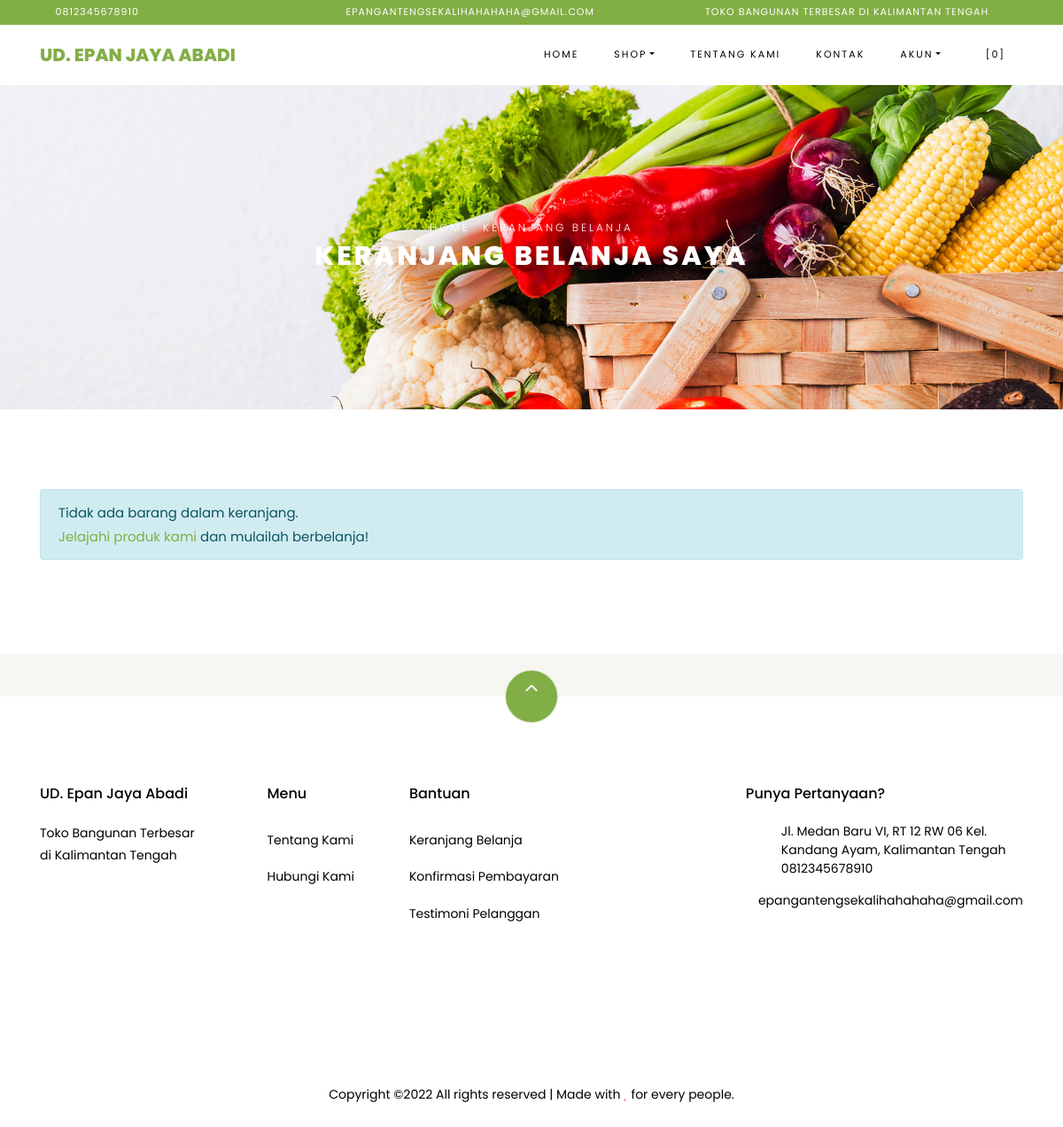
The app's page /index.php/shop/cart with its own data.
### tables this page shows
CREATE TABLE `settings` (
  `id` int(10) NOT NULL,
  `key` varchar(32) NOT NULL,
  `content` text NOT NULL
);

### application/helpers/themes_helper.php (called while the page is built, shortened)
<?php
if ( ! function_exists('get_theme_name'))
{
    function get_theme_name() {
        $current_theme = get_settings('current_theme_name');
        return ($current_theme) ? $current_theme : false;
    }
}
if ( ! function_exists('get_template_part'))
{
    function get_template_part($file_name = null, $params = array()) {
        if ($file_name !== '') {
            $current_theme = get_theme_name();
            if ( file_exists($file_location = VIEWPATH .'themes/'. $current_theme .'/'. $file_name .'.php')) {
                $CI =& get_instance();
                $CI->load->view('themes/'. $current_theme .'/'. $file_name, $params);
            }
            else {
                echo '<div>Kesalahan: berkas tema <b>'. $file_name .'.php</b> tidak ditemukan.<br>Lokasi berkas: <b>'. $file_location .'</b></div>';
            }
        }
    }
}
if ( ! function_exists('get_header'))
{
    function get_header($params = null, $section = '', $current_section = '') {
        $load_params = array();
        if ( is_null($params)) {
            $load_params['title'] = get_settings('site_name');
        }
        else if ( is_string($params)) {
            $load_params['title'] = $params;
        }
        $load_params['sidebar_section'] = $section;
        $load_params['current_section'] = $current_section;
        get_template_part('header', $load_params);
    }
}
if ( ! function_exists('get_footer'))
{
    function get_footer($params = array()) {
        get_template_part('footer', $params);
    }
}
if ( ! function_exists('get_theme_uri'))
{
    function get_theme_uri($file_name = null, $theme_name = NULL)
    {
        $theme_name = ($theme_name == NULL) ? get_theme_name() : $theme_name;
        return is_null($file_name) ? base_url('assets/themes/'. $theme_name .'/') : base_url('assets/themes/'. $theme_name .'/'. $file_name) ;
    }
}

### application/controllers/Shop.php (called while the page is built, shortened)
<?php
class Shop extends CI_Controller {
    public function cart()
    {
        $cart['carts'] = $this->cart->contents();
        $cart['total_cart'] = $this->cart->total();
        $ongkir = ($cart['total_cart'] >= get_settings('min_shop_to_free_shipping_cost')) ? 0 : get_settings('shipping_cost');
        $cart['total_price'] = $cart['total_cart'] + $ongkir;
        get_header('Keranjang Belanja');
        get_template_part('shop/cart', $cart);
        get_footer();
    }
}

### index.php (called while the page is built, shortened)
<?php
require_once BASEPATH . 'core/CodeIgniter.php';

### application/helpers/global_helper.php (called while the page is built, shortened)
<?php
if (!function_exists('get_settings')) {
    function get_settings($key = '')
    {
        $CI = &get_instance();
        $row = $CI->db
            ->select('content')
            ->where('key', $key)
            ->get('settings')
            ->row();
        return $row->content;
    }
}
if (!function_exists('get_store_name')) {
    function get_store_name()
    {
        return get_settings('store_name');
    }
}

### application/helpers/session_helper.php (called while the page is built, shortened)
<?php
if (!function_exists('init')) {
    function init()
    {
        $CI = &get_instance();
        return $CI;
    }
}
if (!function_exists('session_data')) {
    function session_data()
    {
        $CI = init();
        $read_session_in_cookie = get_cookie('__ACTIVE_SESSION_DATA');
        $read_session_in_session = $CI->session->userdata('__ACTIVE_SESSION_DATA');
        if ($read_session_in_cookie) {
            $read_data = $CI->encryption->decrypt($read_session_in_cookie);
            $read_data = json_decode($read_data);
            return $read_data;
        } else if ($read_session_in_session) {
            $read_data = $CI->encryption->decrypt($read_session_in_session);
            $read_data = json_decode($read_data);
            return $read_data;
        } else {
            $default_session = new stdClass();
            $default_session->is_login = FALSE;
            $default_session->user_id = 0;
            $default_session->login_at = 0;
            $default_session->remember_me = FALSE;
            return $default_session;
        }
    }
}

### application/views/themes/vegefoods/shop/cart.php (the view, shortened to what this page needs)
<div class="hero-wrap hero-bread" style="background-image: url('<?php echo get_theme_uri('images/bg_1.jpg'); ?>');">
    <div class="container">
      <div class="row no-gutters slider-text align-items-center justify-content-center">
        <div class="col-md-9 ftco-animate text-center">
            <p class="breadcrumbs"><span class="mr-2"><?php echo anchor(base_url(), 'Home'); ?></span> <span>Keranjang Belanja</span></p>
          <h1 class="mb-0 bread">Keranjang Belanja Saya</h1>
        </div>
      </div>
    </div>
  </div>
  <section class="ftco-section ftco-Keranjang Belanja">
          <div class="container">
          <?php if ( count($carts) > 0) : ?>
            <form action="<?php echo site_url('shop/checkout'); ?>" method="POST">
              <div class="row">
              <div class="col-md-12 ftco-animate">
                  <div class="cart-list">
                      <table class="table">
                          <thead class="thead-primary">
                            <tr class="text-center">
                              <th>&nbsp;</th>
                              <th>&nbsp;</th>
                              <th>Produk</th>
                              <th>Harga</th>
                              <th>Kuantitas</th>
                              <th>Sub Total</th>
                            </tr>
                          </thead>
                          <tbody>
                              <?php foreach ($carts as $item) : ?>
                            <tr class="text-center cart-<?php echo $item['rowid']; ?>">
                              <td class="product-remove"><a href="#" class="remove-item" data-rowid="<?php echo $item['rowid']; ?>"><span class="ion-ios-close"></span></a></td>
                              <td class="image-prod"><div class="img img-fluid rounded" style="background-image:url(<?php echo get_product_image($item['id']); ?>);"></div></td>
                              <td class="product-name">
                                  <h3><?php echo $item['name']; ?></h3>
                              </td>
                              <td class="price">Rp <?php echo format_rupiah($item['price']); ?></td>
                              <td class="quantity">
                                  <div class="input-group mb-3">
                                   <input type="text" name="quantity[<?php echo $item['rowid']; ?>]" class="quantity form-control input-number" value="<?php echo $item['qty']; ?>" min="1" max="100">
                                </div>
                            </td>
                              <td class="total">Rp <?php echo format_rupiah($item['subtotal']); ?></td>
                            </tr>
                              <?php endforeach; ?>
                          </tbody>
                        </table>
                    </div>
              </div>
          </div>
          <div class="row justify-content-end">
              <div class="col-lg-4 mt-5 cart-wrap ftco-animate">
                  <div class="cart-total mb-3">
                      <h3>Kode Kupon</h3>
                      <p>Punya kode kupon? Gunakan kupon kamu untuk mendapatkan potongan harga menarik</p>
                <div class="form-group">
                    <label for="code">Kode:</label>
                  <input id="code" name="coupon_code" type="text" class="form-control text-left px-3" placeholder="">
                </div>
                  </div>
              </div>
              <div class="col-lg-4 mt-5 cart-wrap ftco-animate">
                  <div class="cart-total mb-3">
                      <h3>Rincian Keranjang</h3>
                      <p class="d-flex">
                          <span>Subtotal</span>
                          <span class="n-subtotal font-weight-bold">Rp <?php echo format_rupiah($total_cart); ?></span>
                      </p>
                      <p class="d-flex">
                          <span>Biaya pengiriman</span>
                          <?php if ( $total_cart >= get_settings('min_shop_to_free_shipping_cost')) : ?>
                          <span class="n-ongkir font-weight-bold">Gratis</span>
                          <?php else : ?>
                            <span class="n-ongkir font-weight-bold">Rp <?php echo format_rupiah(get_settings('shipping_cost')); ?></span>
                          <?php endif; ?>
                      </p>
                      <hr>
                      <p class="d-flex total-price">
                          <span>Total</span>
                          <span class="n-total font-weight-bold">Rp <?php echo format_rupiah($total_price); ?></span>
                      </p>
                  </div>
                  <p><button type="submit" class="btn btn-primary py-3 px-4">Checkout</button></p>
              </div>
          </div>
          </form>
          <?php else : ?>
            <div class="row">
              <div class="col-md-12 ftco-animate">
                <div class="alert alert-info">Tidak ada barang dalam keranjang.<br><?php echo anchor('browse', 'Jelajahi produk kami'); ?> dan mulailah berbelanja!</div>
              </div>
            </div>
          <?php endif; ?>
          </div>
      </section>

### application/views/themes/vegefoods/header.php (shortened to what this page needs)
?><!DOCTYPE html>
<html lang="en">
  <head>
    <link rel="stylesheet" href="<?php echo get_theme_uri('css/open-iconic-bootstrap.min.css'); ?>">
    <link rel="stylesheet" href="<?php echo get_theme_uri('css/animate.css'); ?>">
    <link rel="stylesheet" href="<?php echo get_theme_uri('css/owl.carousel.min.css'); ?>">
    <link rel="stylesheet" href="<?php echo get_theme_uri('css/owl.theme.default.min.css'); ?>">
    <link rel="stylesheet" href="<?php echo get_theme_uri('css/magnific-popup.css'); ?>">
    <link rel="stylesheet" href="<?php echo get_theme_uri('css/aos.css'); ?>">
	<link rel="stylesheet" href="<?php echo get_theme_uri('css/ionicons.min.css'); ?>">
	<link rel="stylesheet" href="<?php echo get_theme_uri('js/plugins/@fortawesome/fontawesome-free/css/all.min.css', 'argon'); ?>">
    <link rel="stylesheet" href="<?php echo get_theme_uri('css/bootstrap-datepicker.css'); ?>">
    <link rel="stylesheet" href="<?php echo get_theme_uri('css/jquery.timepicker.css'); ?>">
    <link rel="stylesheet" href="<?php echo get_theme_uri('css/flaticon.css'); ?>">
    <link rel="stylesheet" href="<?php echo get_theme_uri('css/icomoon.css'); ?>">
	<link rel="stylesheet" href="<?php echo get_theme_uri('css/style.css'); ?>">
	<link rel="stylesheet" href="<?php echo base_url('assets/plugins/toastr/toastr.min.css'); ?>">
  </head>
  <body class="goto-here">
		<div class="py-1 bg-primary">
    	<div class="container">
    		<div class="row no-gutters d-flex align-items-start align-items-center px-md-0">
	    		<div class="col-lg-12 d-block">
		    		<div class="row d-flex">
		    			<div class="col-md pr-4 d-flex topper align-items-center">
					    	<div class="icon mr-2 d-flex justify-content-center align-items-center"><span class="icon-phone2"></span></div>
						    <span class="text"><?php echo get_settings('store_phone_number'); ?></span>
					    </div>
					    <div class="col-md pr-4 d-flex topper align-items-center">
					    	<div class="icon mr-2 d-flex justify-content-center align-items-center"><span class="icon-paper-plane"></span></div>
						    <span class="text"><?php echo get_settings('store_email'); ?></span>
					    </div>
					    <div class="col-md-5 pr-4 d-flex topper align-items-center text-lg-right">
						    <span class="text"><?php echo get_settings('store_tagline'); ?></span>
					    </div>
				    </div>
			    </div>
		    </div>
		  </div>
    </div>
    <nav class="navbar navbar-expand-lg navbar-dark ftco_navbar bg-dark ftco-navbar-light" id="ftco-navbar">
	    <div class="container">
	      <a class="navbar-brand" href="<?php echo base_url(); ?>"><?php echo get_store_name(); ?></a>
	      <div class="collapse navbar-collapse" id="ftco-nav">
	        <ul class="navbar-nav ml-auto">
	          <li class="nav-item active"><a href="<?php echo base_url(); ?>" class="nav-link">Home</a></li>
	          <li class="nav-item dropdown">
              <a class="nav-link dropdown-toggle" href="#" id="dropdown04" data-toggle="dropdown" aria-haspopup="true" aria-expanded="false">Shop</a>
            </li>
	          <li class="nav-item"><a href="<?php echo site_url('pages/about'); ?>" class="nav-link">Tentang Kami</a></li>
              <li class="nav-item"><a href="<?php echo site_url('pages/contact'); ?>" class="nav-link">Kontak</a></li>
              <li class="nav-item dropdown">
              <a class="nav-link dropdown-toggle" href="#" id="dropdown05" data-toggle="dropdown" aria-haspopup="true" aria-expanded="false">Akun</a>
            </li>
	          <li class="nav-item cta cta-colored"><a href="<?php echo site_url('shop/cart'); ?>" class="nav-link"><span class="icon-shopping_cart"></span>[<span class="cart-item-total">0</span>]</a></li>
	        </ul>
	      </div>
	    </div>
	  </nav>

### application/views/themes/vegefoods/footer.php (shortened to what this page needs)
<section class="ftco-section ftco-no-pt ftco-no-pb py-5 bg-light">
    <div class="container py-4">
    </div>
  </section>
  <footer class="ftco-footer ftco-section">
    <div class="container">
        <div class="row">
            <div class="mouse">
                      <a href="#" class="mouse-icon">
                          <div class="mouse-wheel"><span class="ion-ios-arrow-up"></span></div>
                      </a>
                  </div>
        </div>
      <div class="row mb-5">
        <div class="col-md">
          <div class="ftco-footer-widget mb-4">
            <h2 class="ftco-heading-2"><?php echo get_store_name(); ?></h2>
            <p><?php echo get_settings('store_description'); ?></p>
            <ul class="ftco-footer-social list-unstyled float-md-left float-lft mt-5">
            </ul>
          </div>
        </div>
        <div class="col-md">
          <div class="ftco-footer-widget mb-4 ml-md-5">
            <h2 class="ftco-heading-2">Menu</h2>
            <ul class="list-unstyled">
              <li><a href="<?php echo site_url('pages/about'); ?>" class="py-2 d-block">Tentang Kami</a></li>
              <li><a href="<?php echo site_url('pages/contact'); ?>" class="py-2 d-block">Hubungi Kami</a></li>
            </ul>
          </div>
        </div>
        <div class="col-md-4">
           <div class="ftco-footer-widget mb-4">
            <h2 class="ftco-heading-2">Bantuan</h2>
            <div class="d-flex">
                <ul class="list-unstyled mr-l-5 pr-l-3 mr-4">
                  <li><a href="<?php echo site_url('shop/cart'); ?>" class="py-2 d-block">Keranjang Belanja</a></li>
                  <li><a href="<?php echo site_url('customer/payments/confirm'); ?>" class="py-2 d-block">Konfirmasi Pembayaran</a></li>
                  <li><a href="<?php echo site_url('shop/testimonial'); ?>" class="py-2 d-block">Testimoni Pelanggan</a></li>
                </ul>
              </div>
          </div>
        </div>
        <div class="col-md">
          <div class="ftco-footer-widget mb-4">
              <h2 class="ftco-heading-2">Punya Pertanyaan?</h2>
              <div class="block-23 mb-3">
                <ul>
                  <li><span class="icon icon-map-marker"></span><span class="text"><?php echo get_settings('store_address'); ?></span></li>
                  <li><a href="#"><span class="icon icon-phone"></span><span class="text"><?php echo get_settings('store_phone_number'); ?></span></a></li>
                  <li><a href="#"><span class="icon icon-envelope"></span><span class="text"><?php echo get_settings('store_email'); ?></span></a></li>
                </ul>
              </div>
          </div>
        </div>
      </div>
      <div class="row">
        <div class="col-md-12 text-center">
          <p>
                        Copyright &copy;<script>document.write(new Date().getFullYear());</script> All rights reserved | Made with <i class="icon-heart text-danger" aria-hidden="true"></i> for every people.
                      </p>
        </div>
      </div>
    </div>
  </footer>
</body>
</html>

### records on screen
settings: content "0812345678910"
settings: content "EPANGANTENGSEKALIHAHAHAHA@GMAIL.COM", content "epangantengsekalihahahaha@gmail.com"
settings: content "TOKO BANGUNAN TERBESAR DI KALIMANTAN TENGAH"
settings: content "UD. EPAN JAYA ABADI", content "UD. Epan Jaya Abadi"
settings: content (picture)
settings: content "Toko Bangunan Terbesar di Kalimantan Tengah"
settings: content "Jl. Medan Baru VI, RT 12 RW 06 Kel. Kandang Ayam, Kalimantan Tengah"

### other values on screen
anchor(base_url(), 'Home') "HOME"
anchor('browse', 'Jelajahi produk kami') "Jelajahi produk kami"
